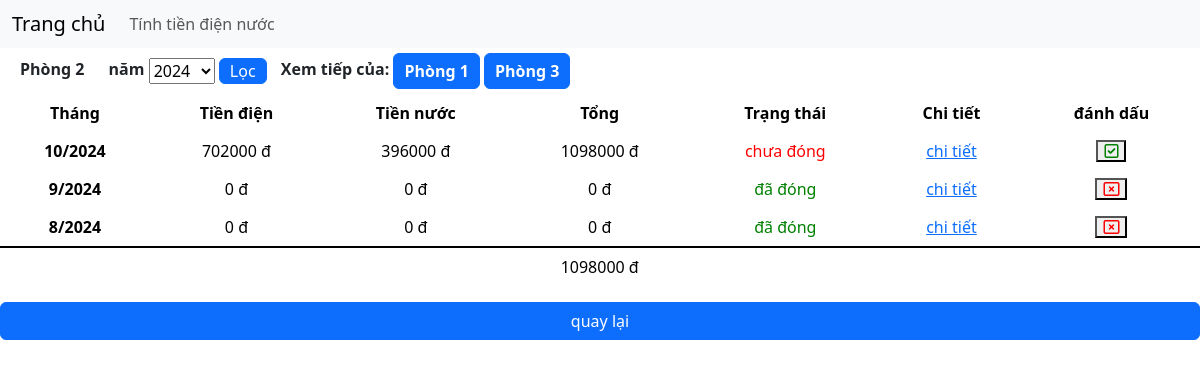
The page /home/congno/phong/2/ on the database its author committed.
### myHouse/models.py (models this page shows, shortened)
class Phong(models.Model):
	sodienthangtruoc = models.BigIntegerField(default=0)
	sonuocthangtruoc = models.BigIntegerField(default=0)
	sodienthangnay = models.BigIntegerField(default=sodienthangtruoc)
	sonuocthangnay = models.BigIntegerField(default=sonuocthangtruoc)

class Congno(models.Model):
	thang = models.CharField(max_length=255)
	sodien = models.BigIntegerField(default=0)
	sonuoc = models.BigIntegerField(default=0)
	tiennuoc = models.BigIntegerField(default=0)
	tiendien = models.BigIntegerField(default=0)
	trangthai = models.BooleanField(default=False)
	phong = models.ForeignKey(Phong, on_delete=models.PROTECT, related_name='phong')
	@property
	def tong(self):
		return self.tiennuoc + self.tiendien

### myHouse/views.py (the view, shortened to what this page needs)
# urls.py: path('home/congno/phong/<int:id>/', views.phong, name='phong'),
def phong(request, id):
	request.session.flush()
	phong = Phong.objects.get(id=id)
	phongs = Phong.objects.all()
	congnos = Congno.objects.filter(phong=phong).order_by("-id")
	thangnam = getthangnam()
	thang = int(datetime.now().month)
	nam = int(datetime.now().year)
	nams = []
	tong = 0
	for x in congnos:
		if x.trangthai == False:
			tong = tong + x.tong
	for x in congnos:
		if getnam(x.thang) not in nams:
			nams.append(getnam(x.thang))
	nams.sort(reverse=True)
	context = {
				'phong': phong,
				'phongs': phongs,
				'congnos': congnos,
				'thangnam': thangnam,
				'thang': thang,
				'nam': nam,
				'nams': nams,
				'tong': tong,
			}
	return render(request, 'phong.html', context)

### myHouse/views.py (called while the page is built)
def getthangnam():
	thang = datetime.now().month
	year = datetime.now().year
	return str(thang) + "/" + str(year)

def getnam(thang):
	tmp = thang.split('/')
	return tmp[1]

### myHouse/templates/phong.html (shortened to what this page needs)
{% extends 'index.html' %}
{% block content %}
<div class="phong_name">
	<div class="phong_name">Phòng {{phong.id}}</div>
	<form action="{% url 'phong' id=phong.id %}" method="post" class="phong_name">
		<label>năm</label>
		<select name="nam">
			{% if nam == '/' %}
			<option value="/" style="display:none">Tất cả</option>
			{% else %}
			<option value="{{nam}}" style="display:none">{{nam}}</option>
			{% endif %}
		</select>
		<button type="submit" class="btn btn-primary filter-btn" name="form-time">Lọc</button>
	</form>
	<span>Xem tiếp của: </span>
	{% for x in phongs %}
	{% if x.id != phong.id %}
	<a href="/home/congno/phong/{{x.id}}" class="phong_name btn btn-primary">Phòng {{x.id}}</a>
	{% endif %}
	{% endfor %}
</div>
<table class="table">
	<thead>
		<tr>
			<th class="text-align-center" scope=" col">Tháng</th>
			<th class="text-align-center" scope="col">Tiền điện</th>
			<th class="text-align-center" scope="col">Tiền nước</th>
			<th class="text-align-center" scope="col">Tổng</th>
			<th class="text-align-center" scope="col">Trạng thái</th>
			<th class="text-align-center" scope="col">Chi tiết</th>
			<th class="text-align-center" scope="col">đánh dấu</th>
		</tr>
	</thead>
	<tbody>
		{% for x in congnos %}
		<tr>
			<th class="text-align-center" scope="row">{{x.thang}}</th>
			<td class="text-align-center">{{x.tiendien}} đ</td>
			<td class="text-align-center">{{x.tiennuoc}} đ</td>
			<td class="text-align-center">{{x.tong}} đ</td>
			{% if x.trangthai == True %}
			<td class="text-align-center" style="color: green">đã đóng</td>
			{% else %}
			<td class="text-align-center" style="color: red">chưa đóng</td>
			{% endif %}
			<td class="text-align-center" style="color: green">
				<a href="{{x.thang}}" class="">chi tiết</a>
			</td>
			<td class="text-align-center">
				<form action="{% url 'phong' id=phong.id %}" method="post">
					<button type="submit" name="form-trangthai">
						{% if x.trangthai == False %}
						<i class="fa-regular fa-square-check" style="color: green"></i>
						{% else %}
						<i class="fa-regular fa-rectangle-xmark" style="color: #ff0000;"></i>
						{% endif %}
					</button>
				</form>
			</td>
		</tr>
		{% endfor %}
		<tr style="border-top: 2px solid black">
			<th class="text-align-center" scope="row"></th>
			<td class="text-align-center"></td>
			<td class="text-align-center"></td>
			<td class="text-align-center">{{tong}} đ</td>
			<td class="text-align-center" style="color: red"></td>
			<td class="text-align-center" style="color: green">
			</td>
			<td class="text-align-center">
			</td>
		</tr>
	</tbody>
</table>
<a href="/home/"><button class="btn btn-primary more-div">quay lại</button></a>
{% endblock %}

### myHouse/static/styles.css (style rules this page uses)
.phong_name { display: inline-block; padding: 5px 10px; font-weight: 700; }
.text-align-center { text-align: center !important; }
.filter-btn { padding: 0 10px; }
.more-div { width: 100%; }

### rows shown on the page
Phong: id "2"
Phong: id "1"
Phong: id "3"
Congno: thang "10/2024", tiendien "702000", tiennuoc "396000", tong "1098000", trangthai "chưa đóng"
Congno: thang "9/2024", tiendien "0", tiennuoc "0", tong "0", trangthai "đã đóng"
Congno: thang "8/2024", tiendien "0", tiennuoc "0", tong "0", trangthai "đã đóng"

### other values the page prints
{{ tong }} "1098000"
form field nam "2024"
